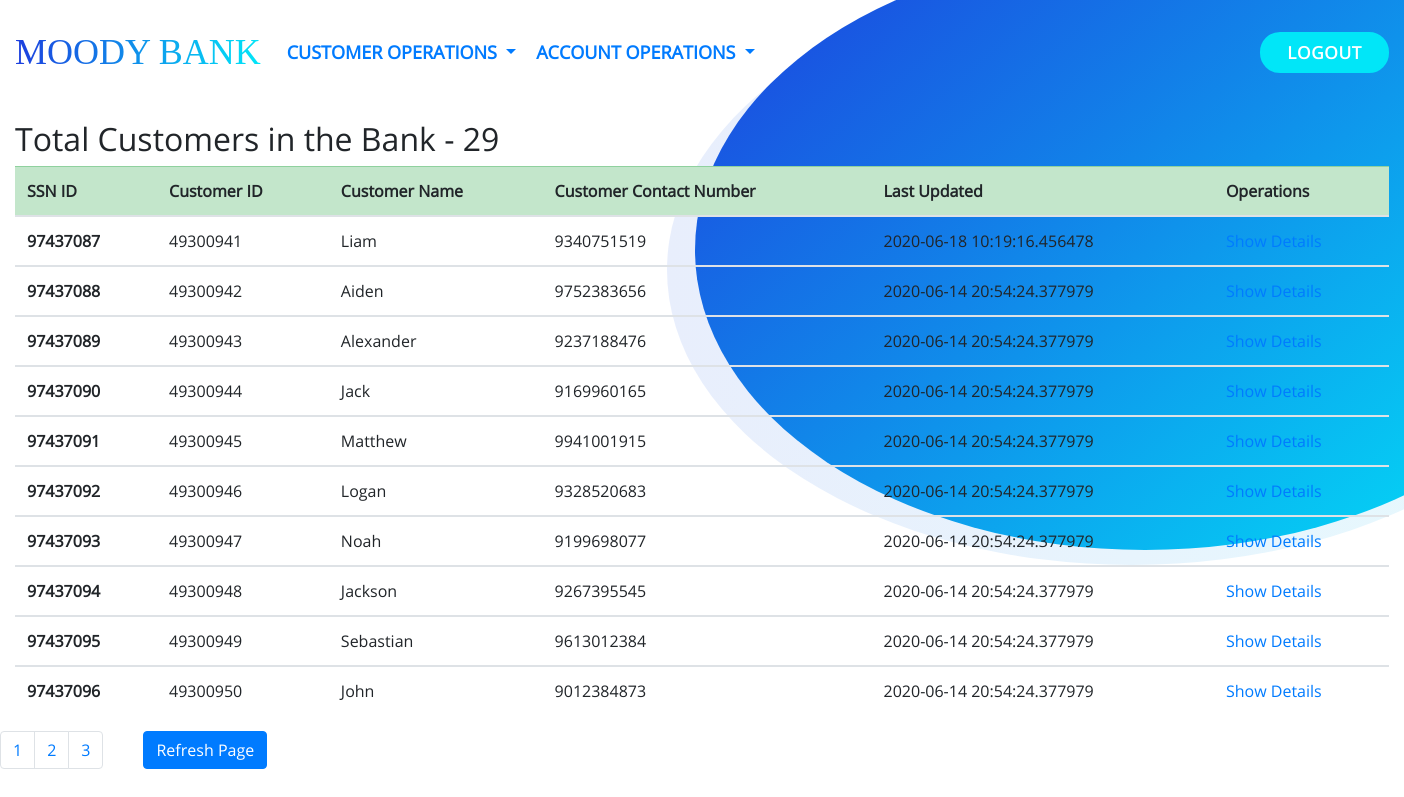
The app's page /view_customers_status (signed in) with its own data.
### application/models.py (models this page shows, shortened)
class Customer(db.Model):
	ssn = db.Column(db.Integer, primary_key=True)
	cust_id = db.Column(db.Integer, unique=True, nullable=False)
	cust_name = db.Column(db.String(20), nullable=False)
	cust_address = db.Column(db.Text, nullable=False)
	cust_contact = db.Column(db.Integer,nullable=False)
	cust_age = db.Column(db.Integer, nullable=False)
	cust_state = db.Column(db.String(20),nullable=False)
	cust_city = db.Column(db.String(30),nullable=False)
	accounts = db.relationship('Account', backref='Owner', lazy=True)
	transactions = db.relationship('Transaction', backref='Owner', lazy=True)

class Transaction(db.Model):
	transaction_id = db.Column(db.Integer, primary_key=True)
	transaction_date = db.Column(db.DateTime, nullable=False, default=d.today())
	transaction_amount = db.Column(db.Float, nullable=False)
	from_acc = db.Column(db.String(1), nullable=False)
	to_acc = db.Column(db.String(1), nullable=False)
	action = db.Column(db.String(10), nullable=False)
	cust_id = db.Column(db.Integer, db.ForeignKey('customer.cust_id'), nullable=False)

### application/routes.py (the view)
@app.route("/view_customers_status", methods=['GET', 'POST'])
def view_customers_status():
	if session.get('ROLE') != "acc_exec":
		return "Action Not Allowed"
	else:
		page = request.args.get('page', 1, type=int)
		customers = Customer.query.order_by(Customer.cust_id).paginate(page=page, per_page=10)
		return render_template("view_customers_status.html", customers=customers, title="View All Customer")

### application/templates/view_customers_status.html
{% extends 'layout.html' %}
{% block content %}
<h2>Total Customers in the Bank - {{ customers.total }}</h2>
<table class="table table-hover ">
	<thead>
		<tr class="table-success">
			<th scope="col">SSN ID</th>
			<th scope="col">Customer ID</th>
			<th scope="col">Customer Name</th>
			<th scope="col">Customer Contact Number</th>
			<th scope="col">Last Updated</th>
			<th scope="col">Operations</th>
		</tr>
	</thead>
	{% for customer in customers.items %}
	<tbody>
		<tr>
			<th  scope="row">{{ customer.ssn }}</th>
			<td>{{ customer.cust_id }}</td>
			<td>{{ customer.cust_name }}</td>
			<td>{{ customer.cust_contact }}</td>
			<td>
			{% if not customer.transactions[-1]%}
				No Transactions
			{% else %}
				{{ customer.transactions[-1].transaction_date }}
			{% endif %}
			</td>
			<td><a href="{{ url_for('show_customer_details', cust_id=customer.cust_id) }}">Show Details</a></td>
		</tr>
		{% endfor%}
	</tbody>
</table>
<nav aria-label="Page navigation">
	<div class="row">
		<ul class="pagination">
			{% for page_num in customers.iter_pages(left_edge=2, right_edge=2, left_current=1, right_current=2) %}
				{% if page_num %}
				  <li class="page-item"><a class="page-link" href="{{ url_for('view_customers_status', page=page_num)}}">{{page_num}}</a></li>
				  {% else %}
				...
				{% endif %}
			{% endfor %}
		</ul>
		<ul>
			<a href="{{ url_for('view_customers_status') }}" class="btn btn-primary">Refresh Page</a>
		</ul>
	</div>
</nav>
{% endblock content %}

### application/static/css/style.css (style rules this page uses)
body { overflow: hidden; overflow-y: auto; font-family: "OpenSans-Regular"; }

### records on screen
Customer: ssn "97437087", cust_id "49300941", cust_name "Liam", cust_contact "9340751519", transaction_date "2020-06-18 10:19:16.456478"
Customer: ssn "97437088", cust_id "49300942", cust_name "Aiden", cust_contact "9752383656", transaction_date "2020-06-14 20:54:24.377979"
Customer: ssn "97437089", cust_id "49300943", cust_name "Alexander", cust_contact "9237188476", transaction_date "2020-06-14 20:54:24.377979"
Customer: ssn "97437090", cust_id "49300944", cust_name "Jack", cust_contact "9169960165", transaction_date "2020-06-14 20:54:24.377979"
Customer: ssn "97437091", cust_id "49300945", cust_name "Matthew", cust_contact "9941001915", transaction_date "2020-06-14 20:54:24.377979"
Customer: ssn "97437092", cust_id "49300946", cust_name "Logan", cust_contact "9328520683", transaction_date "2020-06-14 20:54:24.377979"
Customer: ssn "97437093", cust_id "49300947", cust_name "Noah", cust_contact "9199698077", transaction_date "2020-06-14 20:54:24.377979"
Customer: ssn "97437094", cust_id "49300948", cust_name "Jackson", cust_contact "9267395545", transaction_date "2020-06-14 20:54:24.377979"
Customer: ssn "97437095", cust_id "49300949", cust_name "Sebastian", cust_contact "9613012384", transaction_date "2020-06-14 20:54:24.377979"
Customer: ssn "97437096", cust_id "49300950", cust_name "John", cust_contact "9012384873", transaction_date "2020-06-14 20:54:24.377979"

### other values on screen
{{ customers.total }} "29"
{{ page_num }} "1" "2" "3"
